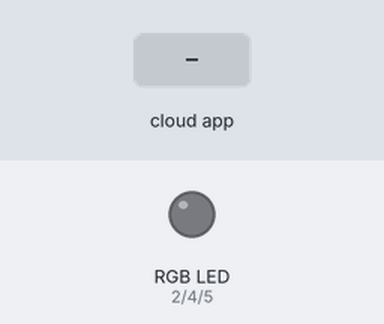
The sketch below on a simulated ESP8266 (NodeMCU). Parts: an RGB LED mixed from three pins (HIGH = lit). Inputs (shaded band) come from the test bench. WiFi joins after 1.5 s; servers stay silent unless stated; no MQTT or app messages arrive unless stated; what the sketch prints to the serial monitor is not drawn.

Above: at 2.7 s.
2.8 s: the phone or cloud app sets Assistant to ON
At 3.1 s:
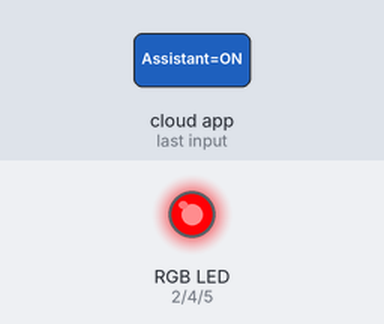
4.3 s: the phone or cloud app sets Assistant to OFF
At 5.7 s:
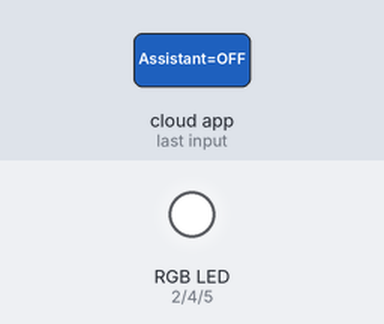
Timing chart, 0 to 7.3 s (numbered marks = the images above; inputs shaded):
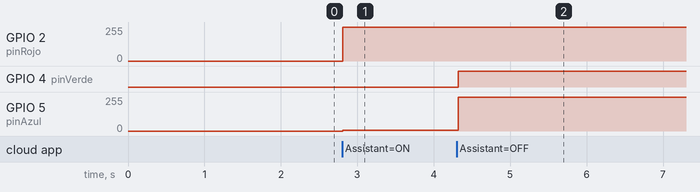

Measured:
- after the input at 2.8 s, GPIO 2 (pinRojo): 0/255 → 254/255 at once; GPIO 5 (pinAzul): 0/255 → 6/255 at once
- after the input at 4.3 s, GPIO 2 (pinRojo): 254/255 → 255/255 at once; GPIO 4 (pinVerde): LOW → HIGH at once; GPIO 5 (pinAzul): 6/255 → 255/255 at once

The sketch:

RGB-Google-Assistant.ino
```cpp
#include <ESP8266WiFi.h>
#include "Adafruit_MQTT.h"
#include "Adafruit_MQTT_Client.h"

int pinRojo = 2;
int pinVerde = 4;
int pinAzul =  5;

/************************* WiFi Access Point *********************************/

#define WLAN_SSID       "IZZI-38CA"
#define WLAN_PASS       "8871B1CA38CA"

/************************* Adafruit.io Setup *********************************/

#define AIO_SERVER      "io.adafruit.com"
#define AIO_SERVERPORT  1883                   // use 8883 for SSL
#define AIO_USERNAME    "YaelGF"
#define AIO_KEY         "aio_VXvK44qsD5Xl49oObOKjbaZArRw0"

/************ Global State (you don't need to change this!) ******************/

// Create an ESP8266 WiFiClient class to connect to the MQTT server.
WiFiClient client;

// Setup the MQTT client class by passing in the WiFi client and MQTT server and login details.
Adafruit_MQTT_Client mqtt(&client, AIO_SERVER, AIO_SERVERPORT, AIO_USERNAME, AIO_USERNAME, AIO_KEY);

/****************************** Feeds ***************************************/


// Setup a feed called 'onoff' for subscribing to changes to the button
Adafruit_MQTT_Subscribe onoffbutton = Adafruit_MQTT_Subscribe(&mqtt, AIO_USERNAME "/feeds/Assistant", MQTT_QOS_1);

/*************************** Sketch Code ************************************/

void color (int R, int G, int B) {
  analogWrite(2, R);
  analogWrite(4, G);
  analogWrite(5, B);
}

void setup() {

  pinMode(pinRojo, OUTPUT);
  pinMode(pinVerde, OUTPUT);
  pinMode(pinAzul, OUTPUT);


  Serial.begin(115200);
  delay(10);

  Serial.println(F("Adafruit MQTT"));

  // Connect to WiFi access point.
  Serial.println(); Serial.println();
  Serial.print("Connecting to ");
  Serial.println(WLAN_SSID);

  WiFi.begin(WLAN_SSID, WLAN_PASS);
  while (WiFi.status() != WL_CONNECTED) {
    delay(500);
    Serial.print(".");
  }
  Serial.println();

  Serial.println("WiFi connected");
  Serial.println("IP address: "); Serial.println(WiFi.localIP());


  mqtt.subscribe(&onoffbutton);

}

uint32_t x=0;

void loop() {
  // Ensure the connection to the MQTT server is alive (this will make the first
  // connection and automatically reconnect when disconnected).  See the MQTT_connect
  // function definition further below.
  MQTT_connect();


Adafruit_MQTT_Subscribe *subscription;

while(subscription = mqtt.readSubscription(5000)){
  if(subscription == &onoffbutton){
    Serial.print("Recibi: ");
    Serial.println((char*)onoffbutton.lastread);
   if(strcmp((char*)onoffbutton.lastread,"ON")==0){
    color(1020, 1, 28);

   }
   if(strcmp((char*)onoffbutton.lastread,"OFF")==0){
    color(1023, 1023, 1023);

   }

  }
}

  // this is our 'wait for incoming subscription packets and callback em' busy subloop
  // try to spend your time here:
  mqtt.processPackets(500);

  // ping the server to keep the mqtt connection alive
  // NOT required if you are publishing once every KEEPALIVE seconds

 // if(! mqtt.ping()) {
 //   mqtt.disconnect();
 // }
}

// Function to connect and reconnect as necessary to the MQTT server.
// Should be called in the loop function and it will take care if connecting.
void MQTT_connect() {
  int8_t ret;

  // Stop if already connected.
  if (mqtt.connected()) {
    return;
  }

  Serial.print("Connecting to MQTT... ");

  uint8_t retries = 3;
  while ((ret = mqtt.connect()) != 0) { // connect will return 0 for connected
       Serial.println(mqtt.connectErrorString(ret));
       Serial.println("Retrying MQTT connection in 10 seconds...");
       mqtt.disconnect();
       delay(10000);  // wait 10 seconds
       retries--;
       if (retries == 0) {
         // basically die and wait for WDT to reset me
         while (1);
       }
  }
  Serial.println("MQTT Connected!");
}
```
